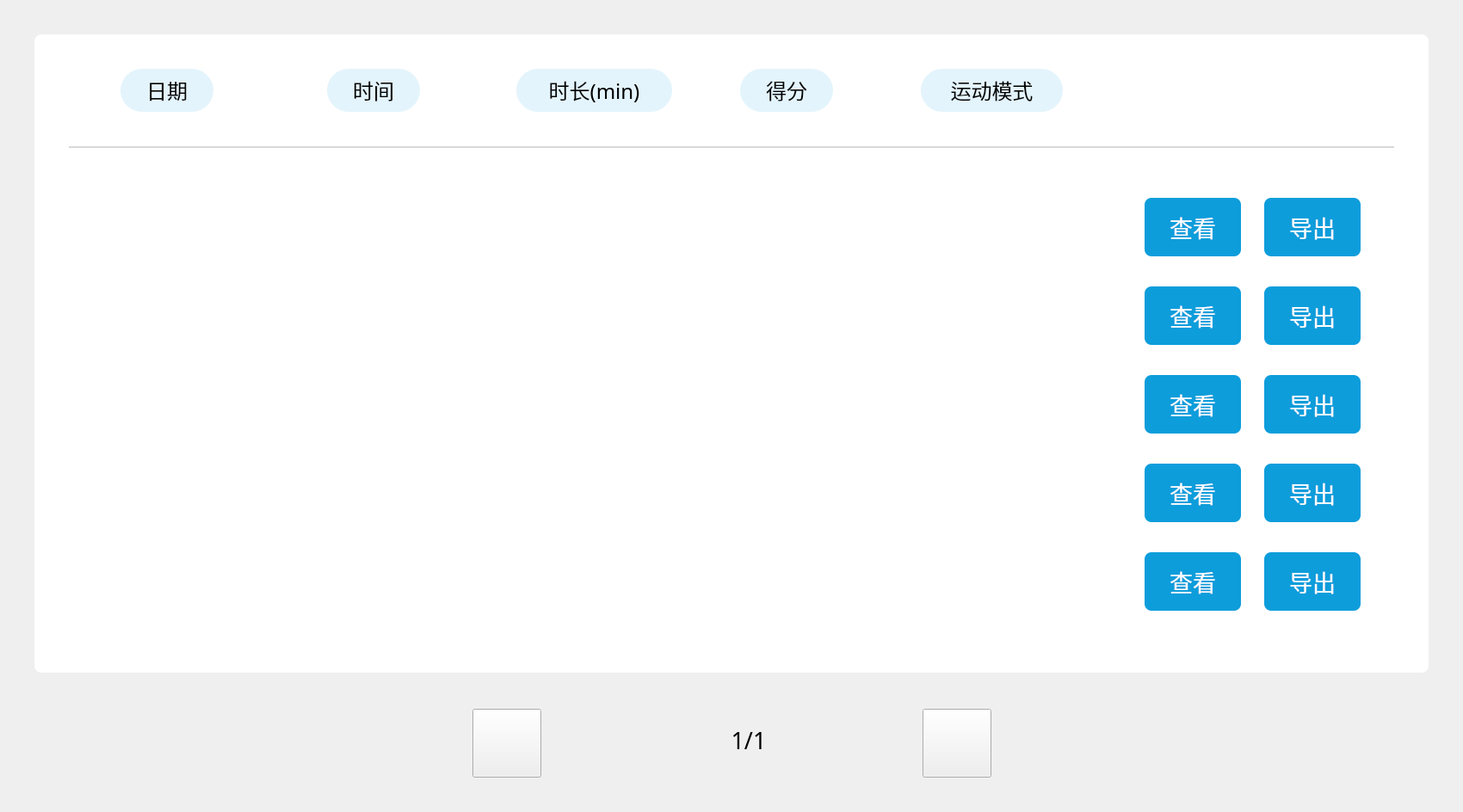
<?xml version="1.0" encoding="UTF-8"?>
<ui version="4.0">
 <class>TrainingHistory</class>
 <widget class="QWidget" name="TrainingHistory">
  <property name="geometry">
   <rect>
    <x>0</x>
    <y>0</y>
    <width>1700</width>
    <height>944</height>
   </rect>
  </property>
  <property name="windowTitle">
   <string>Form</string>
  </property>
  <widget class="QPushButton" name="previous_Btn">
   <property name="geometry">
    <rect>
     <x>549</x>
     <y>824</y>
     <width>80</width>
     <height>80</height>
    </rect>
   </property>
   <property name="styleSheet">
    <string notr="true">border-image: url(:/new/prefix1/release/source/image/left.png);</string>
   </property>
   <property name="text">
    <string/>
   </property>
  </widget>
  <widget class="QPushButton" name="next_Btn">
   <property name="geometry">
    <rect>
     <x>1072</x>
     <y>824</y>
     <width>80</width>
     <height>80</height>
    </rect>
   </property>
   <property name="styleSheet">
    <string notr="true">border-image: url(:/new/prefix1/release/source/image/right.png);</string>
   </property>
   <property name="text">
    <string/>
   </property>
  </widget>
  <widget class="QLabel" name="page_Label">
   <property name="geometry">
    <rect>
     <x>820</x>
     <y>840</y>
     <width>100</width>
     <height>40</height>
    </rect>
   </property>
   <property name="font">
    <font>
     <family>黑体</family>
     <pointsize>20</pointsize>
    </font>
   </property>
   <property name="text">
    <string>1/1</string>
   </property>
   <property name="alignment">
    <set>Qt::AlignCenter</set>
   </property>
  </widget>
  <widget class="QGroupBox" name="groupBox">
   <property name="geometry">
    <rect>
     <x>40</x>
     <y>40</y>
     <width>1620</width>
     <height>742</height>
    </rect>
   </property>
   <property name="styleSheet">
    <string notr="true">background: #FFFFFF;
border-radius: 8px;</string>
   </property>
   <property name="title">
    <string/>
   </property>
   <widget class="QTableWidget" name="tableWidget">
    <property name="geometry">
     <rect>
      <x>40</x>
      <y>170</y>
      <width>1191</width>
      <height>531</height>
     </rect>
    </property>
    <property name="font">
     <font>
      <family>黑体</family>
      <pointsize>20</pointsize>
     </font>
    </property>
    <property name="styleSheet">
     <string notr="true">QTableWidget::item{  
    text-align:right;  
}</string>
    </property>
    <property name="editTriggers">
     <set>QAbstractItemView::EditKeyPressed</set>
    </property>
    <property name="rowCount">
     <number>0</number>
    </property>
    <property name="columnCount">
     <number>0</number>
    </property>
   </widget>
   <widget class="Line" name="line">
    <property name="geometry">
     <rect>
      <x>40</x>
      <y>130</y>
      <width>1540</width>
      <height>2</height>
     </rect>
    </property>
    <property name="styleSheet">
     <string notr="true">background: #D8D8D8;</string>
    </property>
    <property name="orientation">
     <enum>Qt::Horizontal</enum>
    </property>
   </widget>
   <widget class="QLabel" name="label_2">
    <property name="geometry">
     <rect>
      <x>340</x>
      <y>40</y>
      <width>108</width>
      <height>50</height>
     </rect>
    </property>
    <property name="font">
     <font>
      <family>黑体</family>
      <pointsize>18</pointsize>
     </font>
    </property>
    <property name="styleSheet">
     <string notr="true">background:  #E4F4FC;
border-radius: 25px;</string>
    </property>
    <property name="text">
     <string>时间</string>
    </property>
    <property name="alignment">
     <set>Qt::AlignCenter</set>
    </property>
   </widget>
   <widget class="QLabel" name="label_3">
    <property name="geometry">
     <rect>
      <x>560</x>
      <y>40</y>
      <width>181</width>
      <height>50</height>
     </rect>
    </property>
    <property name="font">
     <font>
      <family>黑体</family>
      <pointsize>18</pointsize>
     </font>
    </property>
    <property name="styleSheet">
     <string notr="true">background:  #E4F4FC;
border-radius: 25px;</string>
    </property>
    <property name="text">
     <string>时长(min)</string>
    </property>
    <property name="alignment">
     <set>Qt::AlignCenter</set>
    </property>
   </widget>
   <widget class="QLabel" name="label">
    <property name="geometry">
     <rect>
      <x>100</x>
      <y>40</y>
      <width>108</width>
      <height>50</height>
     </rect>
    </property>
    <property name="font">
     <font>
      <family>黑体</family>
      <pointsize>18</pointsize>
     </font>
    </property>
    <property name="styleSheet">
     <string notr="true">background:  #E4F4FC;
border-radius: 25px;</string>
    </property>
    <property name="text">
     <string>日期</string>
    </property>
    <property name="alignment">
     <set>Qt::AlignCenter</set>
    </property>
   </widget>
   <widget class="QLabel" name="label_5">
    <property name="geometry">
     <rect>
      <x>1030</x>
      <y>40</y>
      <width>165</width>
      <height>50</height>
     </rect>
    </property>
    <property name="font">
     <font>
      <family>黑体</family>
      <pointsize>18</pointsize>
     </font>
    </property>
    <property name="styleSheet">
     <string notr="true">background:  #E4F4FC;
border-radius: 25px;</string>
    </property>
    <property name="text">
     <string>运动模式</string>
    </property>
    <property name="alignment">
     <set>Qt::AlignCenter</set>
    </property>
   </widget>
   <widget class="QLabel" name="label_4">
    <property name="geometry">
     <rect>
      <x>820</x>
      <y>40</y>
      <width>108</width>
      <height>50</height>
     </rect>
    </property>
    <property name="font">
     <font>
      <family>黑体</family>
      <pointsize>18</pointsize>
     </font>
    </property>
    <property name="styleSheet">
     <string notr="true">background:  #E4F4FC;
border-radius: 25px;</string>
    </property>
    <property name="text">
     <string>得分</string>
    </property>
    <property name="alignment">
     <set>Qt::AlignCenter</set>
    </property>
   </widget>
   <widget class="QGroupBox" name="buttons_GroupBox">
    <property name="geometry">
     <rect>
      <x>1260</x>
      <y>152</y>
      <width>311</width>
      <height>561</height>
     </rect>
    </property>
    <property name="sizePolicy">
     <sizepolicy hsizetype="Fixed" vsizetype="Fixed">
      <horstretch>0</horstretch>
      <verstretch>0</verstretch>
     </sizepolicy>
    </property>
    <property name="title">
     <string/>
    </property>
    <widget class="QPushButton" name="view0_Btn">
     <property name="geometry">
      <rect>
       <x>30</x>
       <y>38</y>
       <width>112</width>
       <height>68</height>
      </rect>
     </property>
     <property name="sizePolicy">
      <sizepolicy hsizetype="Fixed" vsizetype="Fixed">
       <horstretch>0</horstretch>
       <verstretch>0</verstretch>
      </sizepolicy>
     </property>
     <property name="minimumSize">
      <size>
       <width>112</width>
       <height>68</height>
      </size>
     </property>
     <property name="font">
      <font>
       <family>黑体</family>
       <pointsize>20</pointsize>
      </font>
     </property>
     <property name="styleSheet">
      <string notr="true">QPushButton{background: #0D9DDB;
border-radius: 8px;
color: rgb(255, 255, 255);}
QPushButton:hover{background: #0A90D4;
border-radius: 8px;
color: rgb(255, 255, 255);}
QPushButton:pressed{background: #0984CE;
border-radius: 8px;
color: rgb(255, 255, 255);}</string>
     </property>
     <property name="text">
      <string>查看</string>
     </property>
    </widget>
    <widget class="QPushButton" name="import0_Btn">
     <property name="geometry">
      <rect>
       <x>169</x>
       <y>38</y>
       <width>112</width>
       <height>68</height>
      </rect>
     </property>
     <property name="sizePolicy">
      <sizepolicy hsizetype="Fixed" vsizetype="Fixed">
       <horstretch>0</horstretch>
       <verstretch>0</verstretch>
      </sizepolicy>
     </property>
     <property name="minimumSize">
      <size>
       <width>112</width>
       <height>68</height>
      </size>
     </property>
     <property name="font">
      <font>
       <family>黑体</family>
       <pointsize>20</pointsize>
      </font>
     </property>
     <property name="styleSheet">
      <string notr="true">QPushButton{background: #0D9DDB;
border-radius: 8px;
color: rgb(255, 255, 255);}
QPushButton:hover{background: #0A90D4;
border-radius: 8px;
color: rgb(255, 255, 255);}
QPushButton:pressed{background: #0984CE;
border-radius: 8px;
color: rgb(255, 255, 255);}</string>
     </property>
     <property name="text">
      <string>导出</string>
     </property>
    </widget>
    <widget class="QPushButton" name="view1_Btn">
     <property name="geometry">
      <rect>
       <x>30</x>
       <y>141</y>
       <width>112</width>
       <height>68</height>
      </rect>
     </property>
     <property name="sizePolicy">
      <sizepolicy hsizetype="Fixed" vsizetype="Fixed">
       <horstretch>0</horstretch>
       <verstretch>0</verstretch>
      </sizepolicy>
     </property>
     <property name="minimumSize">
      <size>
       <width>112</width>
       <height>68</height>
      </size>
     </property>
     <property name="font">
      <font>
       <family>黑体</family>
       <pointsize>20</pointsize>
      </font>
     </property>
     <property name="styleSheet">
      <string notr="true">QPushButton{background: #0D9DDB;
border-radius: 8px;
color: rgb(255, 255, 255);}
QPushButton:hover{background: #0A90D4;
border-radius: 8px;
color: rgb(255, 255, 255);}
QPushButton:pressed{background: #0984CE;
border-radius: 8px;
color: rgb(255, 255, 255);}</string>
     </property>
     <property name="text">
      <string>查看</string>
     </property>
    </widget>
    <widget class="QPushButton" name="import1_Btn">
     <property name="geometry">
      <rect>
       <x>169</x>
       <y>141</y>
       <width>112</width>
       <height>68</height>
      </rect>
     </property>
     <property name="sizePolicy">
      <sizepolicy hsizetype="Fixed" vsizetype="Fixed">
       <horstretch>0</horstretch>
       <verstretch>0</verstretch>
      </sizepolicy>
     </property>
     <property name="minimumSize">
      <size>
       <width>112</width>
       <height>68</height>
      </size>
     </property>
     <property name="font">
      <font>
       <family>黑体</family>
       <pointsize>20</pointsize>
      </font>
     </property>
     <property name="styleSheet">
      <string notr="true">QPushButton{background: #0D9DDB;
border-radius: 8px;
color: rgb(255, 255, 255);}
QPushButton:hover{background: #0A90D4;
border-radius: 8px;
color: rgb(255, 255, 255);}
QPushButton:pressed{background: #0984CE;
border-radius: 8px;
color: rgb(255, 255, 255);}</string>
     </property>
     <property name="text">
      <string>导出</string>
     </property>
    </widget>
    <widget class="QPushButton" name="view2_Btn">
     <property name="geometry">
      <rect>
       <x>30</x>
       <y>244</y>
       <width>112</width>
       <height>68</height>
      </rect>
     </property>
     <property name="sizePolicy">
      <sizepolicy hsizetype="Fixed" vsizetype="Fixed">
       <horstretch>0</horstretch>
       <verstretch>0</verstretch>
      </sizepolicy>
     </property>
     <property name="minimumSize">
      <size>
       <width>112</width>
       <height>68</height>
      </size>
     </property>
     <property name="font">
      <font>
       <family>黑体</family>
       <pointsize>20</pointsize>
      </font>
     </property>
     <property name="styleSheet">
      <string notr="true">QPushButton{background: #0D9DDB;
border-radius: 8px;
color: rgb(255, 255, 255);}
QPushButton:hover{background: #0A90D4;
border-radius: 8px;
color: rgb(255, 255, 255);}
QPushButton:pressed{background: #0984CE;
border-radius: 8px;
color: rgb(255, 255, 255);}</string>
     </property>
     <property name="text">
      <string>查看</string>
     </property>
    </widget>
    <widget class="QPushButton" name="import2_Btn">
     <property name="geometry">
      <rect>
       <x>169</x>
       <y>244</y>
       <width>112</width>
       <height>68</height>
      </rect>
     </property>
     <property name="sizePolicy">
      <sizepolicy hsizetype="Fixed" vsizetype="Fixed">
       <horstretch>0</horstretch>
       <verstretch>0</verstretch>
      </sizepolicy>
     </property>
     <property name="minimumSize">
      <size>
       <width>112</width>
       <height>68</height>
      </size>
     </property>
     <property name="font">
      <font>
       <family>黑体</family>
       <pointsize>20</pointsize>
      </font>
     </property>
     <property name="styleSheet">
      <string notr="true">QPushButton{background: #0D9DDB;
border-radius: 8px;
color: rgb(255, 255, 255);}
QPushButton:hover{background: #0A90D4;
border-radius: 8px;
color: rgb(255, 255, 255);}
QPushButton:pressed{background: #0984CE;
border-radius: 8px;
color: rgb(255, 255, 255);}</string>
     </property>
     <property name="text">
      <string>导出</string>
     </property>
    </widget>
    <widget class="QPushButton" name="view3_Btn">
     <property name="geometry">
      <rect>
       <x>30</x>
       <y>347</y>
       <width>112</width>
       <height>68</height>
      </rect>
     </property>
     <property name="sizePolicy">
      <sizepolicy hsizetype="Fixed" vsizetype="Fixed">
       <horstretch>0</horstretch>
       <verstretch>0</verstretch>
      </sizepolicy>
     </property>
     <property name="minimumSize">
      <size>
       <width>112</width>
       <height>68</height>
      </size>
     </property>
     <property name="font">
      <font>
       <family>黑体</family>
       <pointsize>20</pointsize>
      </font>
     </property>
     <property name="styleSheet">
      <string notr="true">QPushButton{background: #0D9DDB;
border-radius: 8px;
color: rgb(255, 255, 255);}
QPushButton:hover{background: #0A90D4;
border-radius: 8px;
color: rgb(255, 255, 255);}
QPushButton:pressed{background: #0984CE;
border-radius: 8px;
color: rgb(255, 255, 255);}</string>
     </property>
     <property name="text">
      <string>查看</string>
     </property>
    </widget>
    <widget class="QPushButton" name="import3_Btn">
     <property name="geometry">
      <rect>
       <x>169</x>
       <y>347</y>
       <width>112</width>
       <height>68</height>
      </rect>
     </property>
     <property name="sizePolicy">
      <sizepolicy hsizetype="Fixed" vsizetype="Fixed">
       <horstretch>0</horstretch>
       <verstretch>0</verstretch>
      </sizepolicy>
     </property>
     <property name="minimumSize">
      <size>
       <width>112</width>
       <height>68</height>
      </size>
     </property>
     <property name="font">
      <font>
       <family>黑体</family>
       <pointsize>20</pointsize>
      </font>
     </property>
     <property name="styleSheet">
      <string notr="true">QPushButton{background: #0D9DDB;
border-radius: 8px;
color: rgb(255, 255, 255);}
QPushButton:hover{background: #0A90D4;
border-radius: 8px;
color: rgb(255, 255, 255);}
QPushButton:pressed{background: #0984CE;
border-radius: 8px;
color: rgb(255, 255, 255);}</string>
     </property>
     <property name="text">
      <string>导出</string>
     </property>
    </widget>
    <widget class="QPushButton" name="view4_Btn">
     <property name="geometry">
      <rect>
       <x>30</x>
       <y>450</y>
       <width>112</width>
       <height>68</height>
      </rect>
     </property>
     <property name="sizePolicy">
      <sizepolicy hsizetype="Fixed" vsizetype="Fixed">
       <horstretch>0</horstretch>
       <verstretch>0</verstretch>
      </sizepolicy>
     </property>
     <property name="minimumSize">
      <size>
       <width>112</width>
       <height>68</height>
      </size>
     </property>
     <property name="font">
      <font>
       <family>黑体</family>
       <pointsize>20</pointsize>
      </font>
     </property>
     <property name="styleSheet">
      <string notr="true">QPushButton{background: #0D9DDB;
border-radius: 8px;
color: rgb(255, 255, 255);}
QPushButton:hover{background: #0A90D4;
border-radius: 8px;
color: rgb(255, 255, 255);}
QPushButton:pressed{background: #0984CE;
border-radius: 8px;
color: rgb(255, 255, 255);}</string>
     </property>
     <property name="text">
      <string>查看</string>
     </property>
    </widget>
    <widget class="QPushButton" name="import4_Btn">
     <property name="geometry">
      <rect>
       <x>169</x>
       <y>450</y>
       <width>112</width>
       <height>68</height>
      </rect>
     </property>
     <property name="sizePolicy">
      <sizepolicy hsizetype="Fixed" vsizetype="Fixed">
       <horstretch>0</horstretch>
       <verstretch>0</verstretch>
      </sizepolicy>
     </property>
     <property name="minimumSize">
      <size>
       <width>112</width>
       <height>68</height>
      </size>
     </property>
     <property name="font">
      <font>
       <family>黑体</family>
       <pointsize>20</pointsize>
      </font>
     </property>
     <property name="styleSheet">
      <string notr="true">QPushButton{background: #0D9DDB;
border-radius: 8px;
color: rgb(255, 255, 255);}
QPushButton:hover{background: #0A90D4;
border-radius: 8px;
color: rgb(255, 255, 255);}
QPushButton:pressed{background: #0984CE;
border-radius: 8px;
color: rgb(255, 255, 255);}</string>
     </property>
     <property name="text">
      <string>导出</string>
     </property>
    </widget>
   </widget>
  </widget>
 </widget>
 <resources/>
 <connections/>
</ui>
